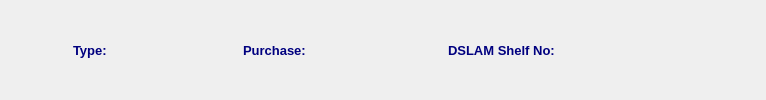
               <widget class="QFrame" name="dslamFrame">
                <property name="font">
                 <font>
                  <family>Tahoma</family>
                  <pointsize>10</pointsize>
                 </font>
                </property>
                <property name="frameShape">
                 <enum>QFrame::NoFrame</enum>
                </property>
                <property name="frameShadow">
                 <enum>QFrame::Raised</enum>
                </property>
                <layout class="QHBoxLayout" name="horizontalLayout_3">
                 <property name="spacing">
                  <number>0</number>
                 </property>
                 <property name="leftMargin">
                  <number>0</number>
                 </property>
                 <property name="topMargin">
                  <number>0</number>
                 </property>
                 <property name="rightMargin">
                  <number>0</number>
                 </property>
                 <property name="bottomMargin">
                  <number>0</number>
                 </property>
                 <item>
                  <spacer name="horizontalSpacer_4">
                   <property name="font">
                    <font>
                     <family>Tahoma</family>
                     <pointsize>10</pointsize>
                    </font>
                   </property>
                   <property name="orientation">
                    <enum>Qt::Horizontal</enum>
                   </property>
                   <property name="sizeHint" stdset="0">
                    <size>
                     <width>73</width>
                     <height>20</height>
                    </size>
                   </property>
                  </spacer>
                 </item>
                 <item>
                  <widget class="QLabel" name="label_6">
                   <property name="minimumSize">
                    <size>
                     <width>50</width>
                     <height>30</height>
                    </size>
                   </property>
                   <property name="maximumSize">
                    <size>
                     <width>80</width>
                     <height>30</height>
                    </size>
                   </property>
                   <property name="font">
                    <font>
                     <family>Tahoma</family>
                     <pointsize>10</pointsize>
                     <weight>75</weight>
                     <bold>true</bold>
                    </font>
                   </property>
                   <property name="styleSheet">
                    <string notr="true">color: rgb(0, 0, 127);</string>
                   </property>
                   <property name="text">
                    <string>Type:</string>
                   </property>
                  </widget>
                 </item>
                 <item>
                  <widget class="QLabel" name="typeLbl">
                   <property name="minimumSize">
                    <size>
                     <width>120</width>
                     <height>30</height>
                    </size>
                   </property>
                   <property name="maximumSize">
                    <size>
                     <width>120</width>
                     <height>30</height>
                    </size>
                   </property>
                   <property name="font">
                    <font>
                     <family>Tahoma</family>
                     <pointsize>10</pointsize>
                     <weight>75</weight>
                     <bold>true</bold>
                    </font>
                   </property>
                   <property name="styleSheet">
                    <string notr="true">color: rgb(85, 0, 127);</string>
                   </property>
                   <property name="text">
                    <string/>
                   </property>
                  </widget>
                 </item>
                 <item>
                  <widget class="QLabel" name="label_7">
                   <property name="minimumSize">
                    <size>
                     <width>85</width>
                     <height>30</height>
                    </size>
                   </property>
                   <property name="maximumSize">
                    <size>
                     <width>120</width>
                     <height>30</height>
                    </size>
                   </property>
                   <property name="font">
                    <font>
                     <family>Tahoma</family>
                     <pointsize>10</pointsize>
                     <weight>75</weight>
                     <bold>true</bold>
                    </font>
                   </property>
                   <property name="styleSheet">
                    <string notr="true">color: rgb(0, 0, 127);</string>
                   </property>
                   <property name="text">
                    <string>Purchase:</string>
                   </property>
                  </widget>
                 </item>
                 <item>
                  <widget class="QLabel" name="purchaseLbl">
                   <property name="minimumSize">
                    <size>
                     <width>120</width>
                     <height>30</height>
                    </size>
                   </property>
                   <property name="maximumSize">
                    <size>
                     <width>120</width>
                     <height>30</height>
                    </size>
                   </property>
                   <property name="font">
                    <font>
                     <family>Tahoma</family>
                     <pointsize>10</pointsize>
                     <weight>75</weight>
                     <bold>true</bold>
                    </font>
                   </property>
                   <property name="styleSheet">
                    <string notr="true">color: rgb(85, 0, 127);</string>
                   </property>
                   <property name="text">
                    <string/>
                   </property>
                  </widget>
                 </item>
                 <item>
                  <widget class="QLabel" name="label_8">
                   <property name="minimumSize">
                    <size>
                     <width>145</width>
                     <height>30</height>
                    </size>
                   </property>
                   <property name="maximumSize">
                    <size>
                     <width>170</width>
                     <height>30</height>
                    </size>
                   </property>
                   <property name="font">
                    <font>
                     <family>Tahoma</family>
                     <pointsize>10</pointsize>
                     <weight>75</weight>
                     <bold>true</bold>
                    </font>
                   </property>
                   <property name="styleSheet">
                    <string notr="true">color: rgb(0, 0, 127);</string>
                   </property>
                   <property name="text">
                    <string>DSLAM Shelf No:</string>
                   </property>
                  </widget>
                 </item>
                 <item>
                  <widget class="QLabel" name="snLbl">
                   <property name="minimumSize">
                    <size>
                     <width>100</width>
                     <height>30</height>
                    </size>
                   </property>
                   <property name="maximumSize">
                    <size>
                     <width>100</width>
                     <height>30</height>
                    </size>
                   </property>
                   <property name="font">
                    <font>
                     <family>Tahoma</family>
                     <pointsize>10</pointsize>
                     <weight>75</weight>
                     <bold>true</bold>
                    </font>
                   </property>
                   <property name="styleSheet">
                    <string notr="true">color: rgb(85, 0, 127);</string>
                   </property>
                   <property name="text">
                    <string/>
                   </property>
                  </widget>
                 </item>
                 <item>
                  <spacer name="horizontalSpacer_5">
                   <property name="font">
                    <font>
                     <family>Tahoma</family>
                     <pointsize>10</pointsize>
                    </font>
                   </property>
                   <property name="orientation">
                    <enum>Qt::Horizontal</enum>
                   </property>
                   <property name="sizeHint" stdset="0">
                    <size>
                     <width>73</width>
                     <height>20</height>
                    </size>
                   </property>
                  </spacer>
                 </item>
                </layout>
               </widget>
